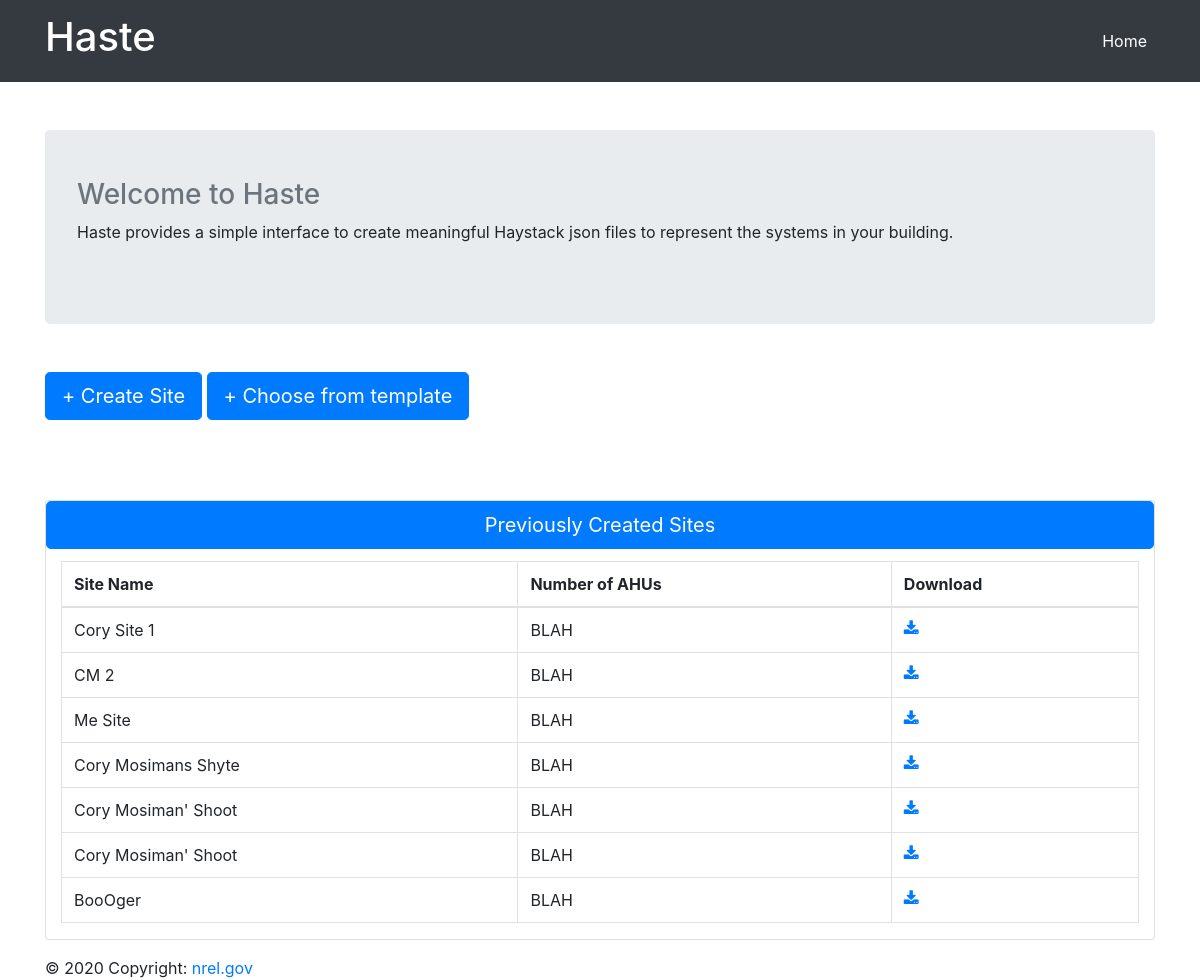
Before: / with the older database file.
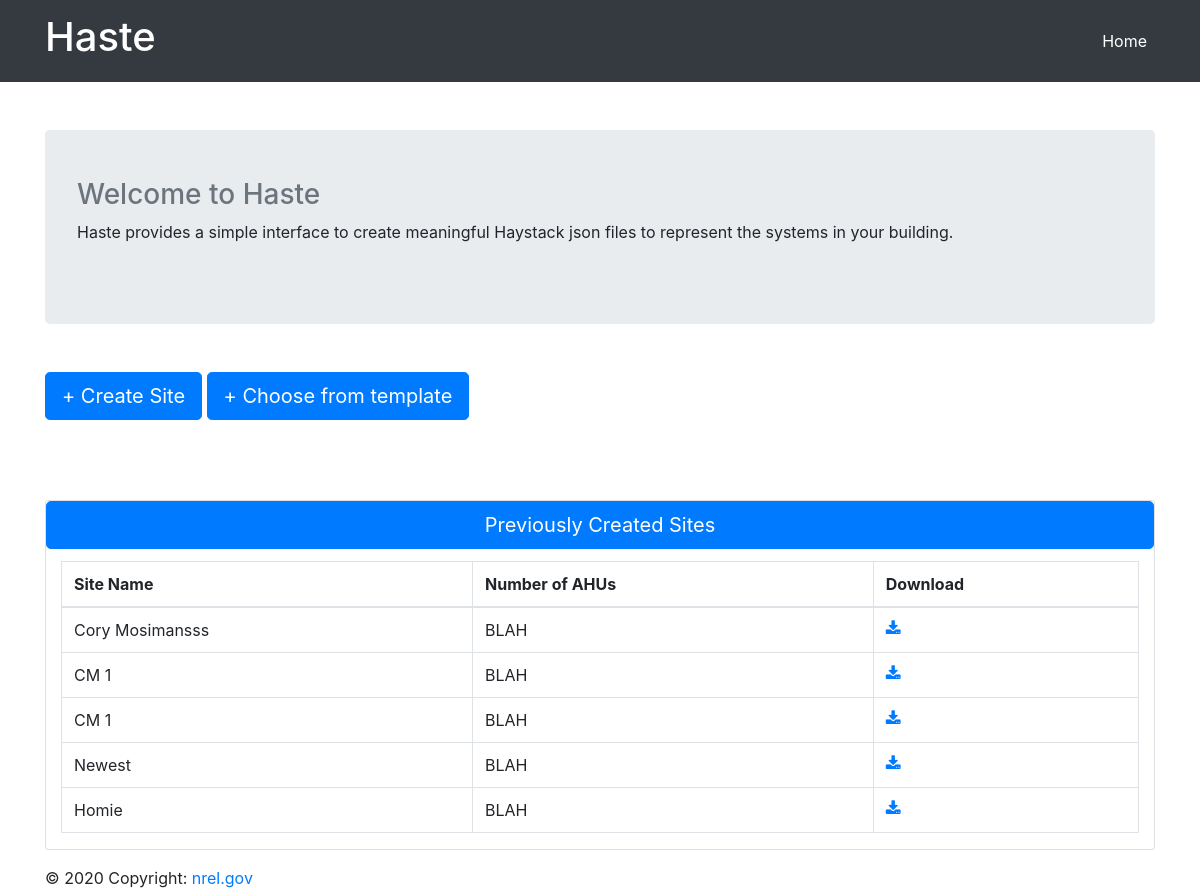
After: the same page with the newer database file.
### generate/models.py (models this page shows)
class Site(models.Model):
    STATES = (
        ("AK", "Alaska"),
        ("AL", "Alabama"),
        ("AR", "Arkansas"),
        ("AZ", "Arizona"),
        ("CA", "California"),
        ("CO", "Colorado"),
        ("CT", "Connecticut"),
        ("DC", "District of Columbia"),
        ("DE", "Delaware"),
        ("FL", "Florida"),
        ("GA", "Georgia"),
        ("HI", "Hawaii"),
        ("IA", "Iowa"),
        ("ID", "Idaho"),
        ("IL", "Illinois"),
        ("IN", "Indiana"),
        ("KS", "Kansas"),
        ("KY", "Kentucky"),
        ("LA", "Louisiana"),
        ("MA", "Massachusetts"),
        ("MD", "Maryland"),
        ("ME", "Maine"),
        ("MI", "Michigan"),
        ("MN", "Minnesota"),
        ("MO", "Missouri"),
        ("MS", "Mississippi"),
        ("MT", "Montana"),
        ("NC", "North Carolina"),
        ("ND", "North Dakota"),
        ("NE", "Nebraska"),
        ("NH", "New Hampshire"),
        ("NJ", "New Jersey"),
        ("NM", "New Mexico"),
        ("NV", "Nevada"),
        ("NY", "New York"),
        ("OH", "Ohio"),
        ("OK", "Oklahoma"),
        ("OR", "Oregon"),
        ("PA", "Pennsylvania"),
        ("PR", "Puerto Rico"),
        ("RI", "Rhode Island"),
        ("SC", "South Carolina"),
        ("SD", "South Dakota"),
        ("TN", "Tennessee"),
        ("TX", "Texas"),
        ("UT", "Utah"),
        ("VA", "Virginia"),
        ("VT", "Vermont"),
        ("WA", "Washington"),
        ("WI", "Wisconsin"),
        ("WV", "West Virginia"),
        ("WY", "Wyoming")
    )
    name = models.CharField(max_length=50)
    city = models.CharField(max_length=50)
    state = models.CharField(max_length=2, choices=STATES)
    zip = models.IntegerField()

### generate/views.py (the view)
# urls.py: path('', views.index, name='api.index'),
def index(request):
    sites = models.Site.objects.all()
    args = {
        'sites': sites
    }
    return render(request, 'index.html', args)

### generate/templates/index.html (shortened to what this page needs)
{% extends "base.html" %}
{% load static %}
{% block page_content %}
<html>
<head>
</head>
<body>
<nav class="navbar navbar-expand-lg navbar-dark bg-dark static-top">
    <div class="container">
        <a class="navbar-brand" href="{% url 'index' %}">
            <h1>Haste</h1>
        </a>
        <div class="collapse navbar-collapse" id="navbarResponsive">
            <ul class="navbar-nav ml-auto">
                <li class="nav-item active">
                    <a class="nav-link" href="{% url 'index' %}">Home
                    </a>
                </li>
            </ul>
        </div>
    </div>
</nav>
<div class="container" style="padding-top: 3em">
    <div class="jumbotron" style="padding-top: 3em">
        <h3 class="text-muted">Welcome to Haste</h3>
        <p>Haste provides a simple interface to create meaningful Haystack json files to represent the systems in your
            building.</p>
    </div>
    <div class="header clearfix" style="padding-top: 1em; padding-bottom: 5em" >
        <button type="button" class="btn btn-primary btn-lg" >
          <a href="{% url 'add_site' %}"  style="color: white; text-decoration: none" >+ Create Site</a>
        </button>
        <button type="button" class="btn btn-primary btn-lg">
            <a href="{% url 'add_site' %}" style="color: white; text-decoration: none" >+ Choose from template</a>
        </button>
    </div>
  <div class="card mb-3">
    <div class="card-body p-0">
      <div class="card-title">
        <button class="btn btn-block btn-lg btn-primary" type="button" data-toggle="collapse"
                data-target="#showSimulations"
                aria-expanded="true" aria-controls="showSimulations">
          Previously Created Sites
        </button>
      </div>
      <div class="container collapse show" id="showSimulations">
        {% include 'all_sites.html' %}
      </div>
    </div>
  </div>
</div>
<footer class="footer">
  <div class="container">
    © 2020 Copyright:
        <a href="https://nrel.gov/"> nrel.gov</a>
  </div>
</footer>
</body>
</html>
{% endblock %}

### generate/templates/all_sites.html
{% load static %}
<div class="table-responsive">
  <table class="table table-bordered table-hover">
    <thead>
    <tr>
      <th scope="col">Site Name</th>
      <th scope="col">Number of AHUs</th>
      <th scope="col">Download</th>
    </tr>
    </thead>
    <tbody>
    {% for site in sites %}
      <tr>
        <td>{{ site.name }}</td>
        <td>BLAH</td>
        <td class="text">
          <a href="{% url 'api.haystack.download' site.id %}" class="button">
            <i class="fa fa-download">
            </i>
          </a>
        </td>
      </tr>
    {% endfor %}
    </tbody>
  </table>
</div>

Changed rows visible on the page:
removed Site: name "Cory Mosiman' Shoot"
removed Site: name "Cory Mosiman' Shoot"
removed Site: name "BooOger"
changed Site: name "Cory Site 1" → "Cory Mosimansss"
changed Site (number 2 of 5 on the later page): name "CM 2" → "CM 1"
changed Site (number 3 of 5 on the later page): name "Me Site" → "CM 1"
changed Site: name "Cory Mosimans Shyte" → "Newest"
added Site: name "Homie"
